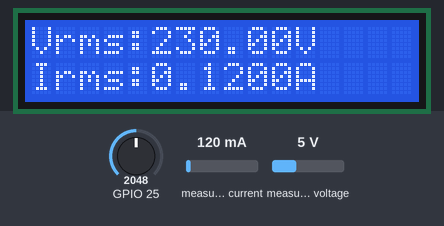
A sketch run on a simulated ESP32. Parts: 16×2 character LCD. The test bench sets the inputs (shaded band); at power-on: measured current 120 mA, measured voltage 5 V, GPIO 25 = 2048. WiFi joins after 1.5 s; servers stay silent unless stated; storage starts empty; what the sketch prints to the serial monitor is not drawn.

Above: at 7.6 s.
7.7 s: measured current set to 40 mA
At 15.5 s:
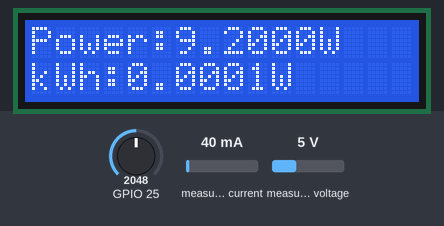
18.9 s: measured voltage set to 0.3 V
At 23.6 s:
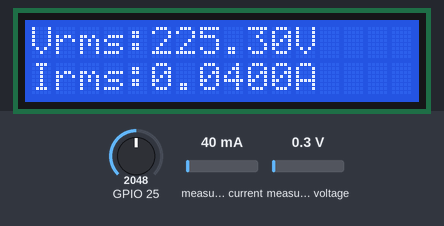
26.7 s: measured current set to 500 mA
At 29.3 s:
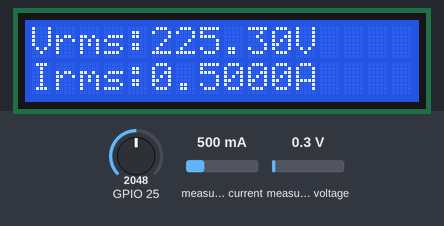
31.9 s: measured voltage set to 3.8 V
At 33.8 s:
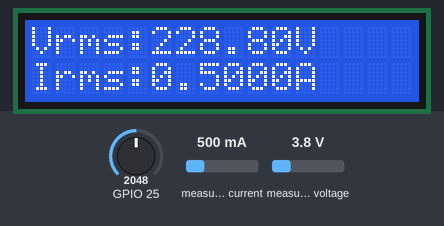
37.1 s: measured current set to 1000 mA
At 39.5 s:
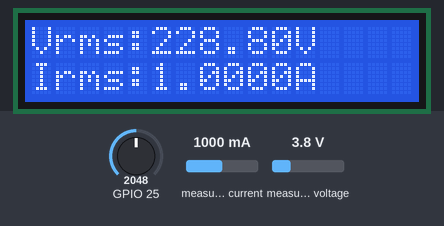
42.3 s: measured voltage set to 7.5 V
At 44.0 s:
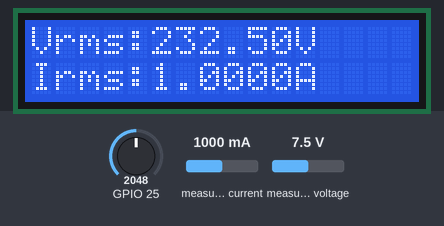
Timing chart, 0 to 45.5 s (numbered marks = the images above; inputs shaded):
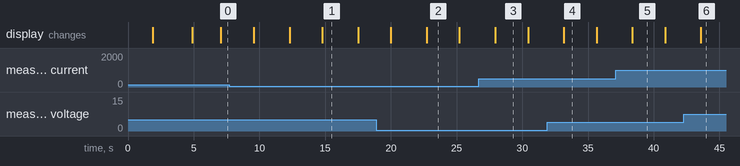

The sketch:

smart-energy-meter-code.ino
```cpp
#define BLYNK_TEMPLATE_ID "TMPL3HrwpUd8t"
#define BLYNK_TEMPLATE_NAME "Quickstart Template"
#define BLYNK_AUTH_TOKEN "jEEJiDpKcYscQ-251u6Vo4ToWPcTdRK5"
#include <TimeLib.h>
#include <LiquidCrystal.h>
#include "EmonLib.h"
#include <WiFi.h>
#include <WiFiClient.h>
#include <BlynkSimpleEsp32.h>
#include <SD.h>

EnergyMonitor emon;
File myFile;
unsigned long lastmillis = millis();
unsigned long previousMillis = 0;
const long interval = 3600000; // 1 hour in milliseconds

#define vCalibration 83.3
#define currCalibration 0.50

BlynkTimer timer;

char auth[] = "jEEJiDpKcYscQ-251u6Vo4ToWPcTdRK5";
char ssid[] = "jaseem";
char pass[] = "passwordilla";

LiquidCrystal lcd(13, 12, 14, 27, 26, 25); // Set your LCD pins

float kWh = 0;
float value;
int led1=29;

void myTimerEvent() {
  emon.calcVI(20, 2000);
  kWh = kWh + emon.apparentPower * (millis() - lastmillis) / 3600000000.0;
  yield();
  value=analogRead(25);

  // Display data on Serial Monitor
  Serial.print("Vrms: ");
  Serial.print(emon.Vrms, 2);
  Serial.print("V");
  Serial.print("\tIrms: ");
  Serial.print(emon.Irms, 4);
  Serial.print("A");
  Serial.print("\tPower: ");
  Serial.print(emon.apparentPower, 4);
  Serial.print("W");
  Serial.print("\tkWh: ");
  Serial.print(kWh, 5);
  Serial.println("kWh");

  // Display data on LCD
  lcd.clear();
  lcd.setCursor(0, 0);
  lcd.print("Vrms:");
  lcd.print(emon.Vrms, 2);
  lcd.print("V");
  lcd.setCursor(0, 1);
  lcd.print("Irms:");
  lcd.print(emon.Irms, 4);
  lcd.print("A");
  delay(2500);

  lcd.clear();
  lcd.setCursor(0, 0);
  lcd.print("Power:");
  lcd.print(emon.apparentPower, 4);
  lcd.print("W");
  lcd.setCursor(0, 1);
  lcd.print("kWh:");
  lcd.print(kWh, 4);
  lcd.print("W");
  delay(2500);

  lastmillis = millis();

  // Update Blynk app with sensor data
  Blynk.virtualWrite(V0, emon.Vrms);
  Blynk.virtualWrite(V1, emon.Irms);
  Blynk.virtualWrite(V2, emon.apparentPower);
  Blynk.virtualWrite(V3, kWh);
  Blynk.virtualWrite(V4, value);
  Blynk.virtualWrite(V5, led1);

  // Update data to SD card every hour
  if (millis() - previousMillis >= interval) {
    previousMillis = millis();


    // Create folder for the year
    String yearFolder = String(year());
    if (!SD.exists(yearFolder)) {
      SD.mkdir(yearFolder);
    }

    // Create folder for the month inside the year folder
    String monthFolder = yearFolder + "/" + String(month());
    if (!SD.exists(monthFolder)) {
      SD.mkdir(monthFolder);
    }

    // Create file for today's date inside the month folder
    String dayFileName = monthFolder + "/" + String(day()) + ".txt";
    myFile = SD.open(dayFileName, FILE_WRITE);
    if (myFile) {

      myFile.print("Voltage: ");
      myFile.println(emon.Vrms);
      myFile.print("Current: ");
      myFile.println(emon.Irms);
      myFile.print("Power: ");
      myFile.println(emon.apparentPower);
      myFile.print("kWh: ");
      myFile.println(kWh);
      myFile.close();
      Serial.println("Data updated in file.");
    } else {
      Serial.println("Error opening file for updating");
    }
  }
}

void setup() {
  Serial.begin(9600);
  Blynk.begin(auth, ssid, pass);
  lcd.begin(16, 2); // Initialize LCD with your configuration

  emon.voltage(35, vCalibration, 1.7); // Voltage: input pin, calibration, phase_shift
  emon.current(34, currCalibration);    // Current: input pin, calibration.

  timer.setInterval(5000L, myTimerEvent);
  lcd.setCursor(3, 0);
  lcd.print("IoT Energy");
  lcd.setCursor(5, 1);
  lcd.print("Meter");
  delay(3000);
  lcd.clear();

  // Initialize the SD card
  if (!SD.begin(10)) {
    Serial.println("SD card initialization failed");
    return;
  }

  // Open the file for writing initially (optional)
  myFile = SD.open("data.txt", FILE_WRITE);
  if (myFile) {
    myFile.println("Initial data.");
    myFile.close();
    Serial.println("Data written to file.");
  } else {
    Serial.println("Error opening file for writing");
  }
}

void loop() {
  Blynk.run();
  timer.run();
}
```

Measured:
- after the input at 7.7 s, the display: first differs from a run without the input after 4.6 s (image 1 shows a later state)
- after the input at 18.9 s, the display: first differs from a run without the input after 3.8 s (image 2)
- after the input at 26.7 s, the display: changes after 1.2 s (image 3)
- after the input at 31.9 s, the display: changes after 1.2 s (image 4)
- after the input at 37.1 s, the display: changes after 1.3 s (image 5)
- after the input at 42.3 s, the display: changes after 1.3 s (image 6)
- what the display in image 1 shows lasts 2.7 s, from 14.8 s to 17.5 s
